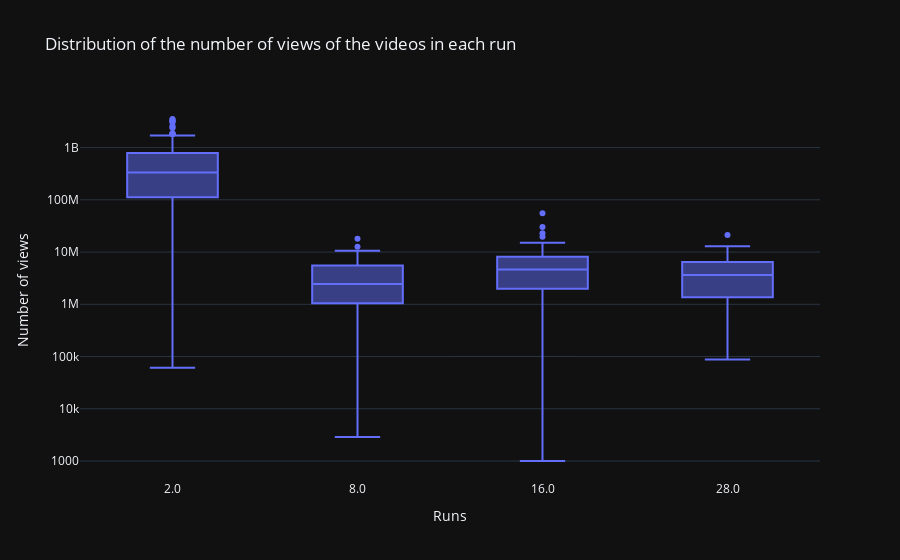

Here is the notebook cell this chart was saved with:
### Code cell
fig = px.box(df_output, x=df_output['walk'].astype(str), y='nb_views', log_y=True,
             title='Distribution of the number of views of the videos in each run',
             labels={'x': 'Runs', 'nb_views': 'Number of views'})

fig.show()

### Figure 1 — Plotly figure (JSON) as saved in the notebook; plotly's stock layout.template omitted (floating-point values rounded to 4 significant figures; data arrays with more than 128 entries replaced by an {"elided": "..."} marker saying what was removed)
{"data": [{"alignmentgroup": "True", "hovertemplate": "Runs=%{x}<br>Number of views=%{y}<extra></extra>", "legendgroup": "", "marker": {"color": "#636efa"}, "name": "", "notched": false, "offsetgroup": "", "orientation": "v", "showlegend": false, "x": {"elided": "1781 str values"}, "x0": " ", "xaxis": "x", "y": {"elided": "1781 str values"}, "y0": " ", "yaxis": "y", "type": "box"}], "layout": {"xaxis": {"anchor": "y", "domain": [0.0, 1.0], "title": {"text": "Runs"}}, "yaxis": {"anchor": "x", "domain": [0.0, 1.0], "title": {"text": "Number of views"}, "type": "log"}, "legend": {"tracegroupgap": 0}, "title": {"text": "Distribution of the number of views of the videos in each run"}, "boxmode": "group"}}
